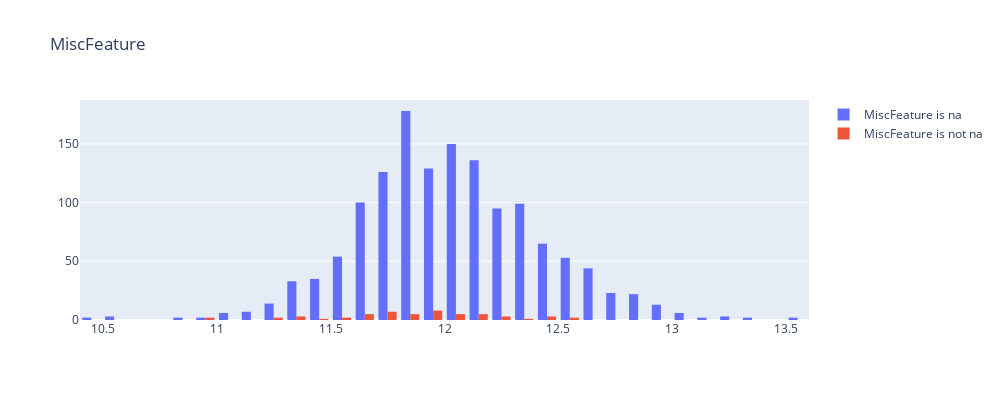

The notebook cell this image was saved under:
### Markdown cell above
Значение статистики большое &mdash; можно отвергнуть нулевую гипотезу, что распределения одинаковые.

Изобразим данные на графике:

### Code cell
hist('MiscFeature', log=True, nbins=50)
hist('MiscFeature')

### Figure 1 — Plotly figure (JSON) as saved in the notebook; plotly's stock layout.template omitted (floating-point values rounded to 4 significant figures; data arrays with more than 128 entries replaced by an {"elided": "..."} marker saying what was removed)
{"data": [{"name": "MiscFeature is na", "nbinsx": 50, "type": "histogram", "x": {"elided": "1406 float values"}}, {"name": "MiscFeature is not na", "nbinsx": 50, "type": "histogram", "x": [11.87, 12.21, 11.91, 11.41, 11.65, 12.03, 12.13, 11.33, 11.77, 11.51, 11.99, 12.53, 11.25, 12.34, 12.22, 11.93, 11.58, 11.61, 11.7, 11.85, 12.01, 12.51, 11.28, 11.9, 11.85, 11.88, 10.92, 11.7, 11.79, 11.76, 12.19, 11.98, 11.84, 12.18, 12.21, 10.93, 11.97, 11.77, 11.8, 11.9, 11.72, 11.39, 12.06, 11.3, 12.04, 11.98, 12.0, 11.66, 12.15, 12.15, 11.78, 12.45, 12.43, 12.49]}], "layout": {"height": 400, "showlegend": true, "title": {"text": "MiscFeature"}, "width": 1000}}
